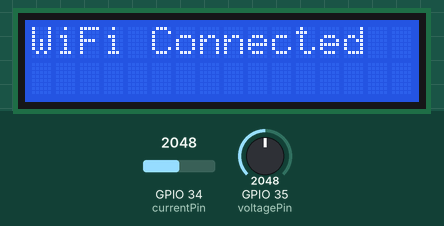
Bench run of a sketch on a simulated ESP32. Parts: 16×2 character LCD. Inputs (shaded band) come from the test bench; at power-on: GPIO 34 (currentPin) = 2048, GPIO 35 (voltagePin) = 2048 (analog values on the 0–4095 scale). WiFi joins after 1.5 s; servers stay silent unless stated; uploads are accepted with an empty reply; what the sketch prints to the serial monitor is not drawn.

Above: at 1.7 s.
At 4.0 s:
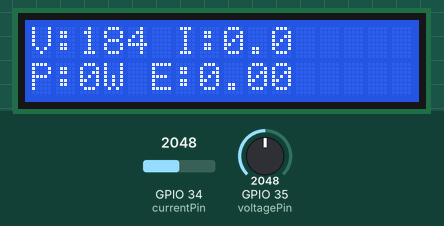
At 11.8 s:
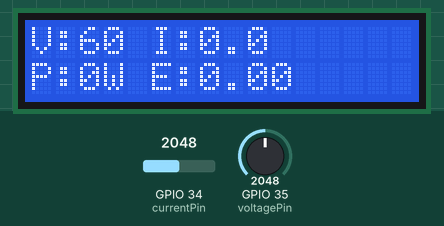
At 21.1 s:
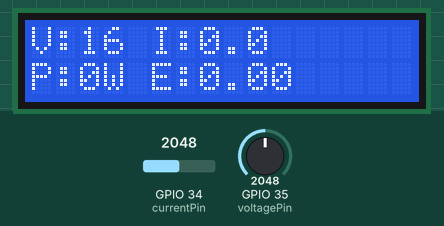
At 28.8 s:
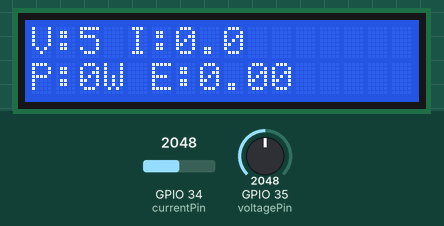
At 38.1 s:
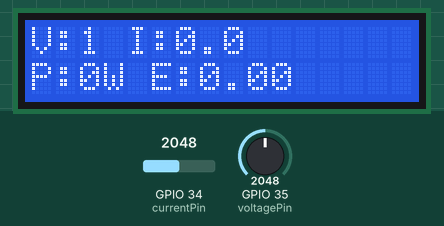

Measured:
- what the display in image 0 shows lasts 2.0 s, from 1.6 s to 3.6 s
- what the display in image 1 shows lasts 1.5 s, from 4.0 s to 5.5 s
- what the display in image 3 shows lasts 1.6 s, from 21.0 s to 22.6 s

The sketch:

consumer_AMPET_copy_20260830163204.ino
```cpp
#include <WiFi.h>
#include <HTTPClient.h>
#include <Wire.h>
#include <LiquidCrystal_I2C.h>
#include <math.h>

LiquidCrystal_I2C lcd(0x27, 16, 2);

// ================= WIFI =================
const char* ssid = "YOUR_WIFI_SSID";
const char* password = "YOUR_WIFI_PASSWORD";

const char* serverName =
"http://YOUR_SERVER_IP:5000/update_consumer";

// ================= PINS =================
const int voltagePin = 35;
const int currentPin = 34;

// ================= CALIBRATION =================
float voltageCalibration = 168.47;

// ACS712 30A
float sensitivity = 0.066;

// ================= ENERGY =================
float energy_kWh = 0;
unsigned long lastTime = 0;

void setup() {

  Serial.begin(115200);
  analogReadResolution(12);

  lcd.begin();
  lcd.backlight();

  lcd.setCursor(0, 0);
  lcd.print("AMPET Meter");

  lcd.setCursor(0, 1);
  lcd.print("Connecting...");

  WiFi.mode(WIFI_STA);
  WiFi.setAutoReconnect(true);
  WiFi.persistent(true);

  WiFi.begin(ssid, password);

  Serial.print("Connecting");

  while (WiFi.status() != WL_CONNECTED) {
    delay(500);
    Serial.print(".");
  }

  Serial.println();
  Serial.println("WiFi Connected");

  Serial.print("ESP IP: ");
  Serial.println(WiFi.localIP());

  lcd.clear();
  lcd.setCursor(0, 0);
  lcd.print("WiFi Connected");

  delay(2000);
  lcd.clear();

  lastTime = millis();
}

void loop() {

  // ==========================================
  // VOLTAGE (Original working method)
  // ==========================================
  int maxV = 0;
  int minV = 4095;

  unsigned long startTime = millis();

  while (millis() - startTime < 100) {

    int sample = analogRead(voltagePin);

    if (sample > maxV)
      maxV = sample;

    if (sample < minV)
      minV = sample;
  }

  float peakToPeakV =
      maxV - minV;

  float sensorVoltage =
      (peakToPeakV * 3.3) / 4095.0;

  static float filteredVoltage = 230;

  filteredVoltage =
      (0.8 * filteredVoltage) +
      (0.2 * sensorVoltage *
       voltageCalibration);

  float mainsVoltage =
      filteredVoltage;

  // ==========================================
  // ACS712 Offset
  // ==========================================
  long offsetSum = 0;

  for (int i = 0; i < 1000; i++) {
    offsetSum +=
        analogRead(currentPin);
  }

  float offsetVoltage =
      (offsetSum / 1000.0) *
      3.3 / 4095.0;

  // ==========================================
  // RMS Current
  // ==========================================
  double sum = 0;

  for (int i = 0; i < 1000; i++) {

    int adc =
        analogRead(currentPin);

    float voltage =
        adc * 3.3 / 4095.0;

    float current =
        (voltage -
         offsetVoltage)
        / sensitivity;

    sum +=
        current * current;
  }

  float rmsCurrent =
      sqrt(sum / 1000.0);

  // Remove ACS712 noise
  if (rmsCurrent < 0.10)
    rmsCurrent = 0;

  // ==========================================
  // POWER
  // ==========================================
  float power =
      mainsVoltage *
      rmsCurrent;

  if (power < 20)
    power = 0;

  // ==========================================
  // ENERGY
  // ==========================================
  unsigned long now =
      millis();

  float hours =
      (float)(now -
      lastTime)
      / 3600000.0;

  energy_kWh +=
      (power / 1000.0)
      * hours;

  lastTime = now;

  // ==========================================
  // STATUS
  // ==========================================
  String status =
      "NORMAL";

  if (power > 500)
    status =
      "HIGH LOAD";

  String theft =
      "SAFE";

  // ==========================================
  // SERIAL MONITOR
  // ==========================================
  Serial.print("V=");
  Serial.print(
      mainsVoltage, 1);

  Serial.print(
      "V  I=");
  Serial.print(
      rmsCurrent, 2);

  Serial.print(
      "A  P=");
  Serial.print(
      power, 1);

  Serial.print(
      "W  E=");
  Serial.print(
      energy_kWh, 4);

  Serial.println(
      "kWh");

  // ==========================================
  // LCD
  // ==========================================
  lcd.setCursor(0, 0);

  lcd.print("V:");
  lcd.print(
      mainsVoltage, 0);

  lcd.print(" I:");
  lcd.print(
      rmsCurrent, 1);

  lcd.print("   ");

  lcd.setCursor(0, 1);

  lcd.print("P:");
  lcd.print(
      power, 0);

  lcd.print("W E:");
  lcd.print(
      energy_kWh, 2);

  lcd.print("   ");

  // ==========================================
  // SEND TO FLASK
  // ==========================================
  if (WiFi.status()
      == WL_CONNECTED) {

    HTTPClient http;

    http.begin(
        serverName);

    http.addHeader(
      "Content-Type",
      "application/json"
    );

    String jsonData =
        "{";

    jsonData +=
        "\"voltage\":";
    jsonData +=
        String(
        mainsVoltage,
        1);

    jsonData +=
        ",\"current\":";
    jsonData +=
        String(
        rmsCurrent,
        2);

    jsonData +=
        ",\"power\":";
    jsonData +=
        String(
        power,
        1);

    jsonData +=
        ",\"energy\":";
    jsonData +=
        String(
        energy_kWh,
        5);

    jsonData +=
        ",\"status\":\"";
    jsonData +=
        status;
    jsonData +=
        "\"";

    jsonData +=
        ",\"theft\":\"";
    jsonData +=
        theft;
    jsonData +=
        "\"";

    jsonData +=
        "}";

    int httpCode =
        http.POST(
        jsonData);

    Serial.print(
        "HTTP: ");
    Serial.println(
        httpCode);

    http.end();
  }

  delay(1000);
}
```
